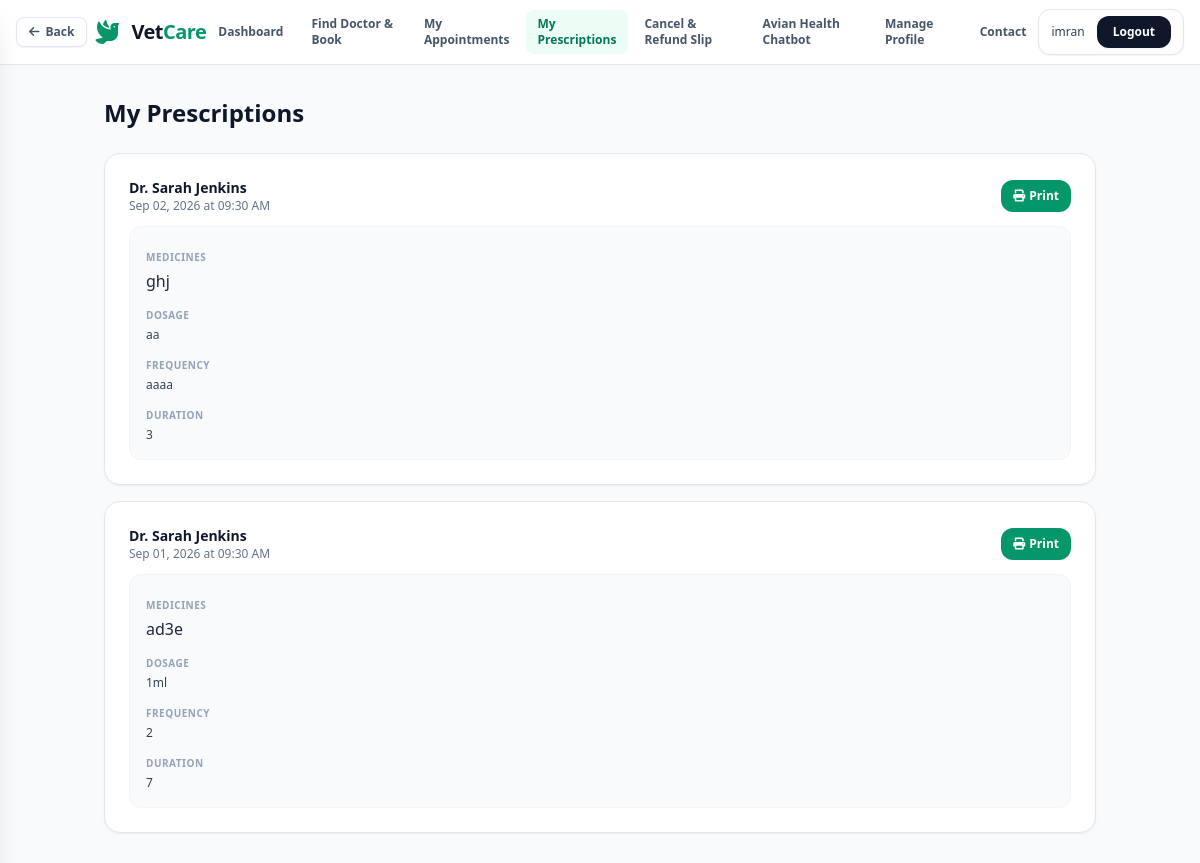
The page /my-prescriptions/ (signed in, upper part) on the database as committed earlier.
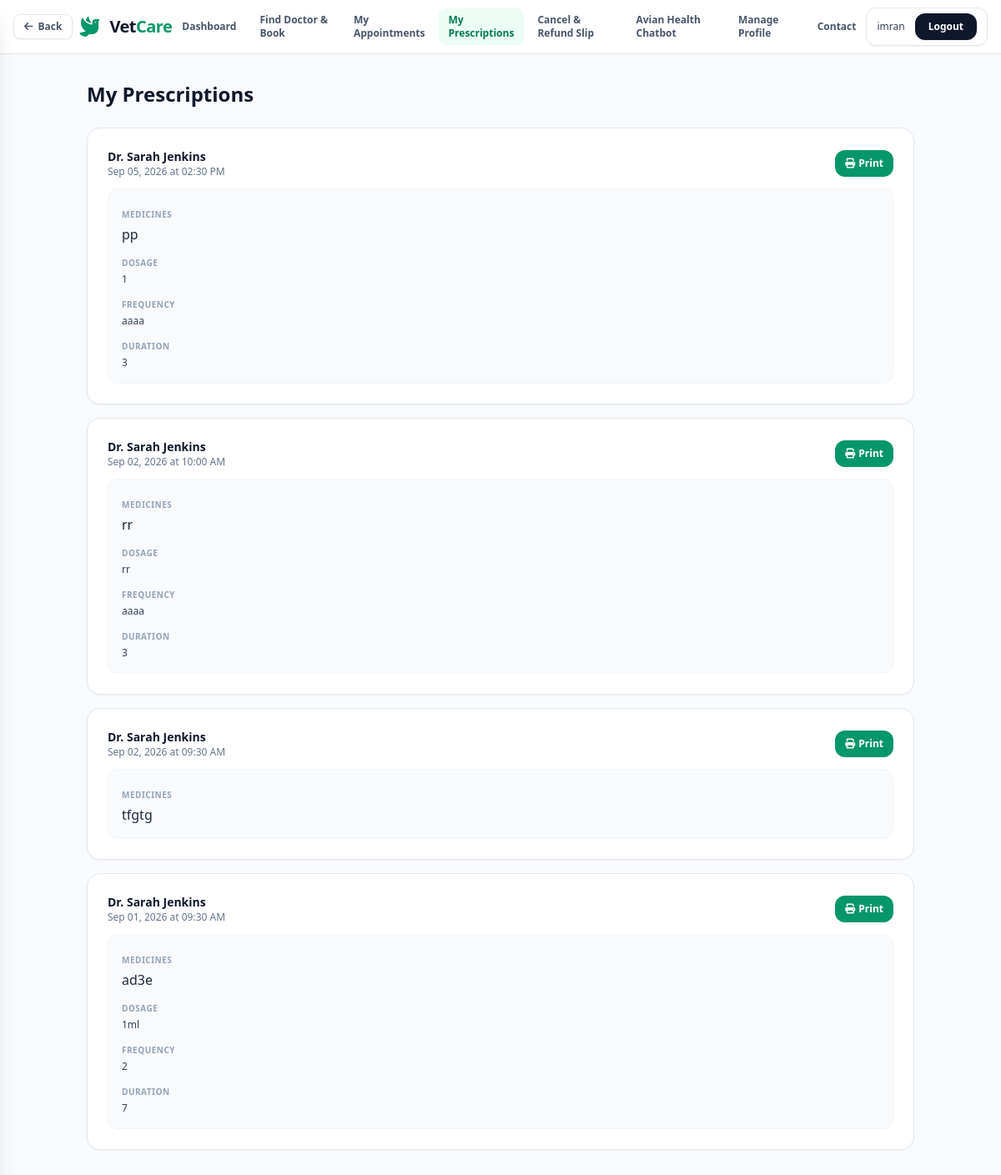
The same page on the database as committed later.
### patient/models.py (models this page shows, shortened)
class MedicalHistory(models.Model):
    patient = models.ForeignKey(Patient, on_delete=models.CASCADE, related_name='medical_histories')
    appointment = models.ForeignKey('booking.Appointment', on_delete=models.SET_NULL, null=True, blank=True, related_name='medical_histories')
    diagnosis = models.TextField()
    notes = models.TextField(blank=True)
    medical_suggestion = models.TextField(blank=True)
    medicines = models.TextField(blank=True)
    dosage = models.TextField(blank=True)
    frequency = models.CharField(max_length=100, blank=True)
    duration = models.CharField(max_length=100, blank=True)
    date = models.DateField()
    created_at = models.DateTimeField(auto_now_add=True)

### booking/models.py (models this page shows, shortened)
class Appointment(models.Model):
    STATUS_CHOICES = (
        ('PENDING', 'Pending'),
        ('CONFIRMED', 'Confirmed'),
        ('COMPLETED', 'Completed'),
        ('CANCELLED', 'Cancelled'),
    )
    patient = models.ForeignKey('patient.Patient', on_delete=models.CASCADE, related_name='appointments')
    doctor = models.ForeignKey('vet.Doctor', on_delete=models.CASCADE, related_name='appointments')
    date = models.DateField()
    time = models.TimeField()
    status = models.CharField(max_length=20, choices=STATUS_CHOICES, default='PENDING')
    fee = models.DecimalField(max_digits=8, decimal_places=2, default=1500.00)
    notes = models.TextField(blank=True)
    created_at = models.DateTimeField(auto_now_add=True)
    updated_at = models.DateTimeField(auto_now=True)
    class Meta:
        ordering = ['-date', '-time']

### vet/models.py (models this page shows, shortened)
class Doctor(models.Model):
    user = models.OneToOneField(settings.AUTH_USER_MODEL, on_delete=models.CASCADE, related_name='doctor_profile')
    specialty = models.CharField(max_length=100)
    experience_years = models.IntegerField(default=0)
    qualification = models.CharField(max_length=200, blank=True)
    license_number = models.CharField(max_length=50, blank=True)
    consultation_fee = models.DecimalField(max_digits=8, decimal_places=2, default=1500.00)
    bio = models.TextField(blank=True)
    is_active = models.BooleanField(default=True)
    created_at = models.DateTimeField(auto_now_add=True)

### accounts/models.py (models this page shows, shortened)
class User(AbstractUser):
    ROLE_CHOICES = (
        ('PATIENT', 'Patient'),
        ('DOCTOR', 'Doctor'),
        ('ADMIN', 'Admin'),
    )
    role = models.CharField(max_length=20, choices=ROLE_CHOICES, default='PATIENT')
    phone = models.CharField(max_length=20, blank=True)
    country_code = models.CharField(max_length=5, default='+880', blank=True)
    address = models.TextField(blank=True)
    created_at = models.DateTimeField(auto_now_add=True)

### patient/views.py (the view)
# urls.py: path('my-prescriptions/', views.my_prescriptions, name='my_prescriptions'),
@login_required
def my_prescriptions(request):
    if request.user.role != 'PATIENT':
        return render(request, '403.html', status=403)
    from datetime import datetime
    selected_date_str = request.GET.get('date', '').strip()
    selected_date = None
    if selected_date_str:
        try:
            selected_date = datetime.strptime(selected_date_str, '%Y-%m-%d').date()
        except ValueError:
            selected_date = None
    try:
        patient = request.user.patient_profile
        prescriptions = MedicalHistory.objects.filter(
            patient=patient
        ).select_related('appointment__doctor__user').order_by('-date', '-created_at')
        if selected_date is not None:
            prescriptions = prescriptions.filter(date=selected_date)
    except Patient.DoesNotExist:
        patient = None
        prescriptions = []
    context = {
        'patient': patient,
        'prescriptions': prescriptions,
        'selected_date': selected_date_str,
    }
    return render(request, 'my_prescriptions.html', context)

### vetcure/templates/my_prescriptions.html (shortened to what this page needs)
{% extends 'base.html' %}
{% block content %}
<div class="flex-grow max-w-5xl w-full mx-auto px-4 py-8">
    <h1 class="text-2xl font-bold text-slate-900 mb-6">My Prescriptions</h1>
    {% if prescriptions %}
    <div class="space-y-4">
        {% for prescription in prescriptions %}
        <div class="bg-white p-6 rounded-2xl border border-slate-200 shadow-sm space-y-3">
            <div class="flex flex-wrap items-center justify-between gap-3">
                <div>
                    <h3 class="font-bold text-slate-900 text-sm">
                        {% if prescription.appointment %}
                            Dr. {{ prescription.appointment.doctor.user.get_full_name }}
                        {% else %}
                            General Consultation
                        {% endif %}
                    </h3>
                    <p class="text-xs text-slate-500">
                        {{ prescription.date|date:"M d, Y" }}
                        {% if prescription.appointment %}
                        at {{ prescription.appointment.time|time:"h:i A" }}
                        {% endif %}
                    </p>
                </div>
                <div class="flex gap-2">
                    <a href="{% url 'print_prescription' prescription.id %}" target="_blank" class="inline-flex items-center gap-1 bg-emerald-600 hover:bg-emerald-700 text-white text-xs font-semibold px-3 py-2 rounded-xl transition">
                        <i class="fa-solid fa-print"></i> Print
                    </a>
                </div>
            </div>
            <div class="bg-slate-50 p-4 rounded-xl border border-slate-100 space-y-2">
                {% if prescription.medicines %}
                <div>
                    <span class="text-[10px] font-bold text-slate-400 uppercase tracking-wider">Medicines</span>
                    <p class="text-xs text-slate-700 mt-0.5">{{ prescription.medicines|linebreaks }}</p>
                </div>
                {% endif %}
                {% if prescription.dosage %}
                <div>
                    <span class="text-[10px] font-bold text-slate-400 uppercase tracking-wider">Dosage</span>
                    <p class="text-xs text-slate-700 mt-0.5">{{ prescription.dosage }}</p>
                </div>
                {% endif %}
                {% if prescription.frequency %}
                <div>
                    <span class="text-[10px] font-bold text-slate-400 uppercase tracking-wider">Frequency</span>
                    <p class="text-xs text-slate-700 mt-0.5">{{ prescription.frequency }}</p>
                </div>
                {% endif %}
                {% if prescription.duration %}
                <div>
                    <span class="text-[10px] font-bold text-slate-400 uppercase tracking-wider">Duration</span>
                    <p class="text-xs text-slate-700 mt-0.5">{{ prescription.duration }}</p>
                </div>
                {% endif %}
            </div>
        </div>
        {% endfor %}
    </div>
    {% endif %}
</div>
{% endblock %}

Rows that differ between the two databases and show on the page:
added MedicalHistory: appointment.doctor.user.get_full_name "Sarah Jenkins", date "Sep 05, 2026", appointment.time "02:30 PM", medicines "pp", dosage "1", frequency "aaaa", duration "3"
added MedicalHistory: appointment.doctor.user.get_full_name "Sarah Jenkins", date "Sep 02, 2026", appointment.time "10:00 AM", medicines "rr", dosage "rr", frequency "aaaa", duration "3"
changed MedicalHistory: medicines "ghj" → "tfgtg"; dosage "aa" → (not shown); frequency "aaaa" → (not shown); duration "3" → (not shown)
